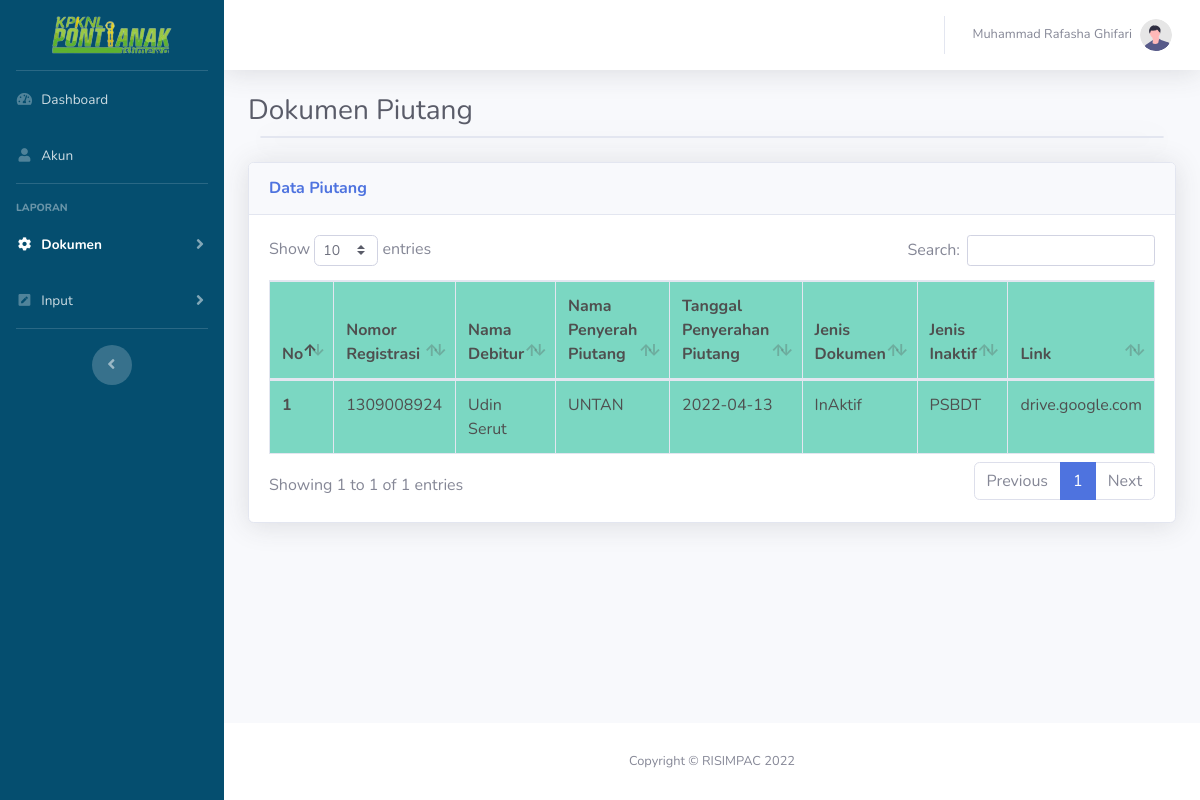
Page /dashboard/user/dokumenPiutang.php (signed in) on the committed database.
### tables this page shows
CREATE TABLE `dok_piutang` (
  `id` int(10) NOT NULL,
  `nomor_registrasi` varchar(40) NOT NULL,
  `nama_debitur` varchar(40) NOT NULL,
  `nama_penyerah_piutang` varchar(50) NOT NULL,
  `tanggal_penyerahan_piutang` date NOT NULL,
  `nilai_penyerahan_piutang` varchar(40) NOT NULL,
  `jenis_dokumen` varchar(20) NOT NULL,
  `jenis_inaktif` varchar(20) NOT NULL,
  `no_box` varchar(255) NOT NULL,
  `link` varchar(50) NOT NULL
);

### dashboard/user/dokumenPiutang.php (the view, shortened to what this page needs)
<?php
require '../../function.php';
?>
<!DOCTYPE html>
<html lang="en">
<head>
    <link href="../../assets/vendor/fontawesome-free/css/all.min.css" rel="stylesheet" type="text/css">
    <link href="../../assets/vendor/datatables/dataTables.bootstrap4.min.css" rel="stylesheet">
    <link href="../../assets/css/sb-admin-2.min.css" rel="stylesheet">
    <link rel="stylesheet" href="../../assets/css/inputPenilaian.css">
</head>
<body id="page-top">
    <div id="wrapper">
        <ul class="navbar-nav sidebar sidebar-dark accordion" id="accordionSidebar" style="background-color: #054e6f;">
            <a class="sidebar-brand d-flex align-items-center justify-content-center" href="../index.php">
                    <div class="sidebar-brand-text mx-3">
                        <img src="../../assets/img/logo1.png" style="width: 450px;" alt="">
                    </div>
                </a>
                <li class="nav-item">
                    <a class="nav-link" href="../index.php">
                        <span>Dashboard</span>
                    </a>
                </li>
                <li class="nav-item">
                    <a class="nav-link" href="akun.php">
                        <i class="fas fa-fw fad fa-user"></i>
                        <span>Akun</span>
                    </a>
                </li>
                <hr class="sidebar-divider">
                <div class="sidebar-heading">
                    Laporan
                </div>
                <li class="nav-item active">
                    <a class="nav-link collapsed" href="#" data-toggle="collapse" data-target="#collapseTwo" aria-expanded="true" aria-controls="collapseTwo">
                        <i class="fas fa-fw fa-cog"></i>
                        <span>Dokumen</span>
                    </a>
                </li>
                <li class="nav-item">
                    <a class="nav-link collapsed" href="#" data-toggle="collapse" data-target="#collapseUtilities" aria-expanded="true" aria-controls="collapseUtilities">
                        <i class="fas fa-fw fa-pen-square"></i>
                        <span>Input</span>
                    </a>
                </li>
                <hr class="sidebar-divider d-none d-md-block">
                <div class="text-center d-none d-md-inline">
                    <button class="rounded-circle border-0" id="sidebarToggle"></button>
                </div>
            </ul>
            <div id="content-wrapper" class="d-flex flex-column">
                <div id="content">
                    <nav class="navbar navbar-expand navbar-light bg-white topbar mb-4 static-top shadow">
                        <ul class="navbar-nav ml-auto">
                            <li class="nav-item dropdown no-arrow">
                                <a class="nav-link dropdown-toggle" href="#" id="userDropdown" role="button" data-toggle="dropdown" aria-haspopup="true" aria-expanded="false">
                                    <span class="mr-2 d-none d-lg-inline text-gray-600 small"><?php echo $_SESSION['nama'] ?></span>
                                    <img class="img-profile rounded-circle" src="../../assets/img/undraw_profile.svg">
                                </a>
                            </li>
                        </ul>
                    </nav>
                    <div class="container-fluid">
                        <h1 class="h3 mb-2 text-gray-800">Dokumen Piutang</h1>
                        <div class="col-xl-12 col-lg-5">
                            <div class="card shadow mb-4"></div>
                        </div>
                        <div class="card shadow mb-4">
                            <div class="card-header py-3">
                                <h6 class="m-0 font-weight-bold text-primary">Data Piutang</h6>
                            </div>
                            <div class="card-body">
                                <div class="table-responsive">
                                    <table class="table table-bordered" id="dataTable" width="100%" cellspacing="0" style="background-color: #7bd7c2; color: #4f4f4f;">
                                        <thead>
                                            <tr>
                                                <th scope="col">No</th>
                                                <th scope="col">Nomor Registrasi</th>
                                                <th scope="col">Nama Debitur</th>
                                                <th scope="col">Nama Penyerah Piutang</th>
                                                <th scope="col">Tanggal Penyerahan Piutang</th>
                                                <th scope="col">Jenis Dokumen</th>
                                                <th scope="col">Jenis Inaktif</th>
                                                <th scope="col">Link</th>
                                            </tr>
                                        </thead>
                                        <tbody>
                                            <?php
                                                $no = 1;
                                                $data = mysqli_query($koneksi,"SELECT * FROM dok_piutang");
                                                while($d = mysqli_fetch_array($data)){
                                            ?>
                                            <tr>
                                                <th scope="row"><?php echo $no++; ?></th>
                                                <td><?php echo $d['nomor_registrasi']; ?></td>
                                                <td><?php echo $d['nama_debitur']; ?></td>
                                                <td><?php echo $d['nama_penyerah_piutang']; ?></td>
                                                <td><?php echo $d['tanggal_penyerahan_piutang']; ?></td>
                                                <td><?php echo $d['jenis_dokumen']; ?></td>
                                                <td><?php echo $d['jenis_inaktif']; ?></td>
                                                <td><?php echo $d['link']; ?></td>
                                            </tr>
                                            <?php
                                                }
                                            ?>
                                        </tbody>
                                    </table>
                                </div>
                            </div>
                        </div>
                    </div>
                </div>
                <footer class="sticky-footer bg-white">
                    <div class="container my-auto">
                        <div class="copyright text-center my-auto">
                            <span>Copyright &copy; RISIMPAC 2022</span>
                        </div>
                    </div>
                </footer>
            </div>
        </div>
    </body>
</html>

### rows in the picture
dok_piutang: nomor_registrasi "1309008924", nama_debitur "Udin Serut", nama_penyerah_piutang "UNTAN", tanggal_penyerahan_piutang "2022-04-13", jenis_dokumen "InAktif", jenis_inaktif "PSBDT", link "drive.google.com"

### other values in the picture
$_SESSION['nama'] "Muhammad Rafasha Ghifari"
